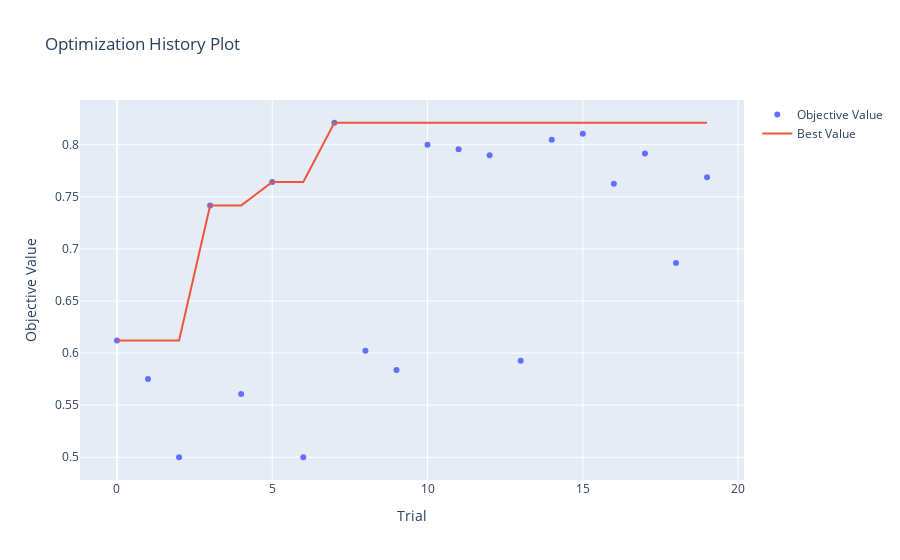

The code cell stored with this chart in its notebook:
### Code cell
optuna.visualization.plot_optimization_history(study).show()

### Figure 1 — Plotly figure (JSON) as saved in the notebook; plotly's stock layout.template omitted (floating-point values rounded to 4 significant figures)
{"data": [{"mode": "markers", "name": "Objective Value", "type": "scatter", "x": [0, 1, 2, 3, 4, 5, 6, 7, 8, 9, 10, 11, 12, 13, 14, 15, 16, 17, 18, 19], "y": [0.612, 0.5752, 0.5, 0.7416, 0.5608, 0.7643, 0.5, 0.8211, 0.6021, 0.5837, 0.8, 0.7957, 0.7899, 0.5925, 0.8048, 0.8104, 0.7624, 0.7915, 0.6864, 0.7688]}, {"mode": "lines", "name": "Best Value", "type": "scatter", "x": [0, 1, 2, 3, 4, 5, 6, 7, 8, 9, 10, 11, 12, 13, 14, 15, 16, 17, 18, 19], "y": [0.612, 0.612, 0.612, 0.7416, 0.7416, 0.7643, 0.7643, 0.8211, 0.8211, 0.8211, 0.8211, 0.8211, 0.8211, 0.8211, 0.8211, 0.8211, 0.8211, 0.8211, 0.8211, 0.8211]}, {"marker": {"color": "#cccccc"}, "mode": "markers", "name": "Infeasible Trial", "showlegend": false, "type": "scatter", "x": [], "y": []}], "layout": {"title": {"text": "Optimization History Plot"}, "xaxis": {"title": {"text": "Trial"}}, "yaxis": {"title": {"text": "Objective Value"}}}}
